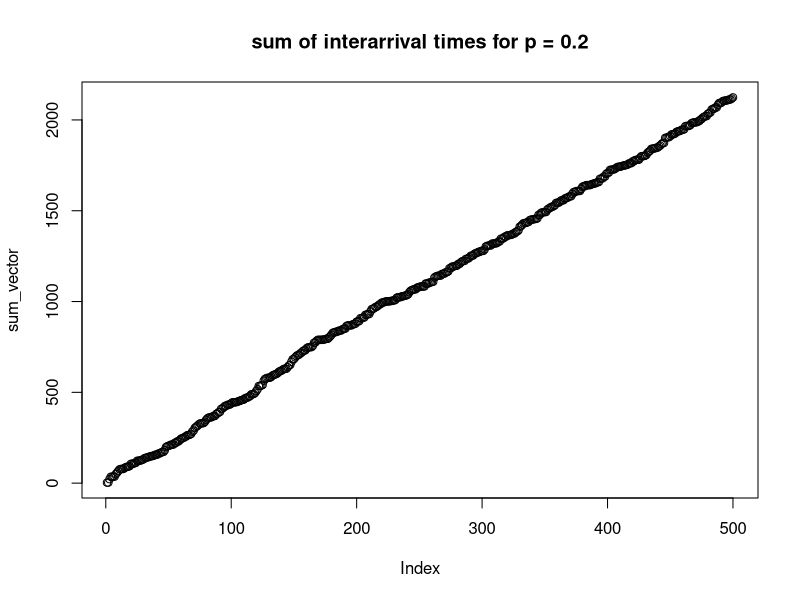
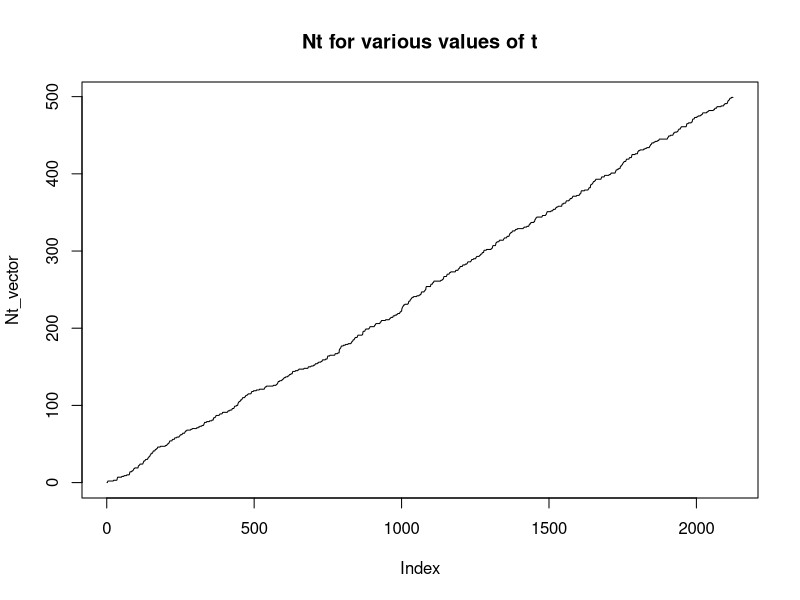

Generate these figures, in order, with R:
observations = 500
k1 = rgeom(observations, 0.2)
#k1 is the interarrival times for 100 arrivals
sum_vector = c()
sum_vec = 0
for (i in k1){
  sum_vec = sum_vec + i
  sum_vector = append(sum_vector, sum_vec)
}

plot(sum_vector, main = "sum of interarrival times for p = 0.2")
Nt = 0
Nt_vector = c()
for(i in 1:observations){
  element = k1[i]
  if(element == 0){
    len = length(Nt_vector)
    Nt_vector[len] = Nt_vector[len] + 1
    Nt = Nt + 1
  }else{
    for(i in 1:element){
      Nt_vector = c(Nt_vector, Nt)
    }
    Nt = Nt + 1
  }
}
plot(Nt_vector, type = "l", main = "Nt for various values of t")

total_arrivals = length(Nt_vector)
prob_vector = c()
for(i in 1:observations){
  prob = sum(Nt_vector == i)/total_arrivals
  prob_vector = c(prob_vector, prob)
}
expectation = 0
for(i in 1:observations){
  expectation = expectation + prob_vector[i]*i
}
